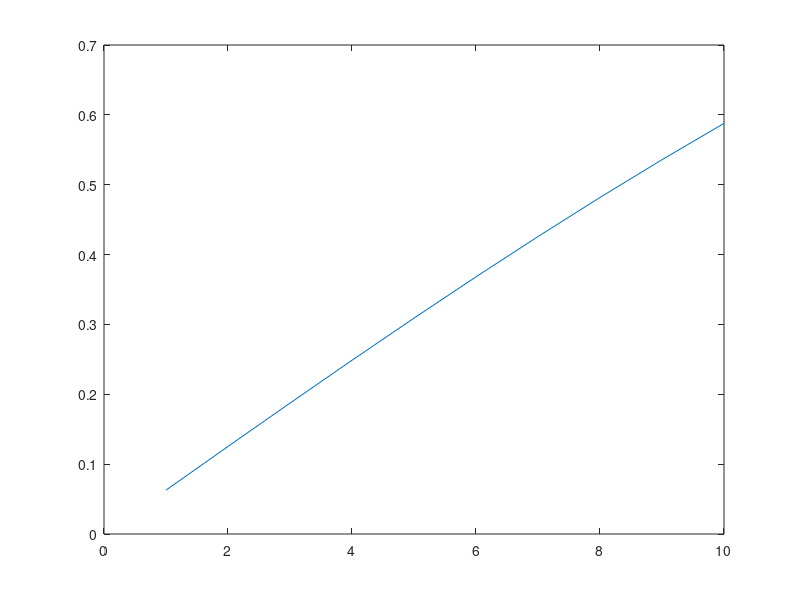

Reproduce this figure in MATLAB.
cfg = [];
cfg.xlim = [0.3 0.5];
cfg.zlim = [0 6e-14];
cfg.layout = '/mnt/D/Mastersharif/semister2/neurosience/HW3/eeglab2021.0/plugins/Fieldtrip-lite20210418/template/layout/elec1020.lay';
cfg.parameter = 'individual'; % the default 'avg' is not present in the data
t=1:10;
figure; plot(t,sin(2*pi*t/100));